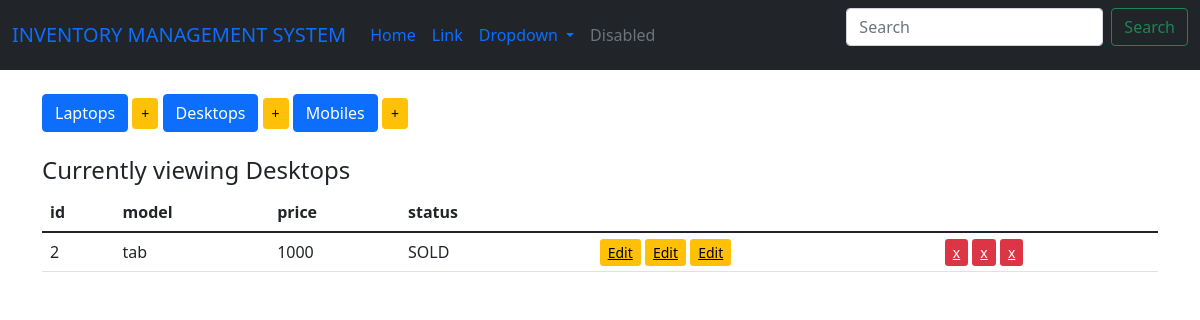
Page /display_desktop on the committed database.
### inventory/models.py (models this page shows, shortened)
class Device(models.Model):#name of the table
	type=models.CharField(max_length=10,blank=False)#name of the column
	price=models.IntegerField()
	choices =(
		('availlable','Item ready to be purchased'),
		('SOLD','Item sold'),
		('RESTOCKING','item restoking in few days'))
	status =models.CharField(max_length=10,choices=choices,default="SOLD")#availlable ,sold,restocking
	Issues=models.CharField(max_length=100,default="No Issues")
	class Meta:#this one it declare this class as the base class that will inherit the other classes
		abstract= True

class Desktop(Device):#its inheriting everything from class device
	pass

### inventory/views.py (the view)
# urls.py: path('display_desktop',views.display_desktop,name='display_desktop'),
def display_desktop(request):
	items= Desktop.objects.all()
	context = {
	'items':items,
	'header':'Desktops'
	}
	return render(request, 'index.html',context)

### inventory/templates/index.html
{% extends 'base.html'%}
{% block body %}<br/>
<div class="button-group">
	<a href="{%url 'display_laptops' %}" class="btn btn-primary btn-md" role="button">Laptops</a>
	<a href="{%url 'add_laptop' %}" class="btn btn-warning btn-sm" role="button">+</a>
	<a href="{%url 'display_desktop' %}" class="btn btn-primary btn-md" role="button">Desktops</a>
	<a href="{%url 'add_desktop' %}" class="btn btn-warning btn-sm" role="button">+</a>
	<a href="{%url 'display_mobile' %}" class="btn btn-primary btn-md" role="button">Mobiles</a>
	<a href="{%url 'add_mobile' %}" class="btn btn-warning btn-sm" role="button">+</a>
</div><br/>
<h4>Currently viewing {{header}}</h4>
	<table class="table table-hover"><thead><tr><th>id</th>
	<th>model</th>
<th>price</th>
<th>status</th>
</tr></thead><tbody>{% for item in items%}
<tr><td>{{item.pk}}
<td>{{item.type}}</td>
<td>{{item.price}}</td>
<td>{{item.status}}</td>
<td>{{item.issues}}</td>
<td>
	<a href="{%url 'edit_laptop' item.id %}" class="btn-warning btn-sm"role="button">Edit</a>
	<a href="{%url 'edit_desktop' item.id %}" class="btn-warning btn-sm"role="button">Edit</a>
	<a href="{%url 'edit_mobile' item.id %}" class="btn-warning btn-sm"role="button">Edit</a>
</td>
<td>
	<a href="{%url 'delete_laptop' item.id %}" class="btn-danger btn-sm"role="button">x</a>
	<a href="{%url 'delete_desktop' item.id %}" class="btn-danger btn-sm"role="button">x</a>
	<a href="{%url 'delete_mobile' item.id %}" class="btn-danger btn-sm"role="button">x</a>
</td>
</td></tr>
{% endfor %}</tbody> </table>
{% endblock %}

### rows in the picture
Desktop: pk "2", type "tab", price "1000", status "SOLD"

### other values in the picture
{{ header }} "Desktops"
